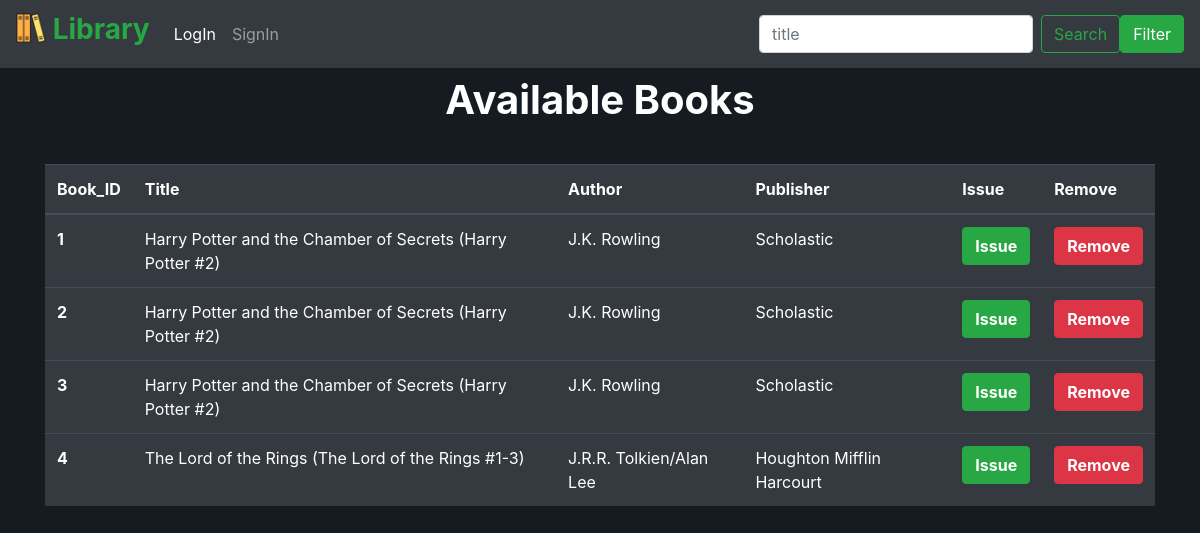
The page /library on the database its author committed.
### src/models.py (models this page shows, shortened)
class books(db.Model):
    id = db.Column('book_id' , db.Integer , primary_key=True)
    title = db.Column(db.String(100) , nullable=False)
    author = db.Column(db.String(100) , nullable=False)
    isbn = db.Column(db.String(100) , nullable=False)
    publisher = db.Column(db.String(100) , nullable=False)

### src/app.py (the view)
@app.route("/library")
def library():
    a = books.query.all()
    b = transactions.query.all()
    issued = []
    for i in b:
        issued += [i.book_id]
    if len(a)==0:
        return render_template("library.html" , data=[])
    else:
        return render_template("library.html" , data=a , issued=issued)

### src/models.py (called while the page is built)
@event.listens_for(Engine, "connect")
def set_sqlite_pragma(dbapi_connection, connection_record):
    cursor = dbapi_connection.cursor()
    cursor.execute("PRAGMA foreign_keys=ON")
    cursor.close()

### src/templates/library.html (shortened to what this page needs)
{% extends "base.html" %}
{% block mainbody %}
<center><h1 style="color: white; font-weight: bold;">Available Books</h1></center>
<div class="container-sm librarybody">
    <table class="table table-hover table-dark">
        <thead>
            <tr>
              <th scope="col">Book_ID</th>
              <th scope="col">Title</th>
              <th scope="col">Author</th>
              <th scope="col">Publisher</th>
              <th scope="col">Issue</th>
              <th scope="col">Remove</th>
            </tr>
        </thead>
        <tbody>
            {% for i in data %}
                <tr>
                    <th scope="row">{{ i.id }}</th>
                    <td>{{ i.title }}</td>
                    <td>{{ i.author }}</td>
                    <td>{{ i.publisher }}</td>
                    <td>
                        {% if i.id in issued %}
                            <h5 style="color: white; font-weight: bold;">Already Issued</h5>
                        {% else %}
                            <form action="/issue">
                                <button type="submit" class="btn btn-success" style="font-weight: bold;">Issue</button>
                            </form>
                        {% endif %}
                    </td>
                    <td>
                        {% if i.id in issued %}
                            <h5 style="color: white; font-weight: bold;">Ask to Return First</h5>
                        {% else %}
                            <form action="/removebook" method="post">
                                <button type="submit" class="btn btn-danger" style="font-weight: bold;">Remove</button>
                            </form>
                        {% endif %}
                    </td>
                </tr>
            {% endfor %}
        </tbody>
    </table>
</div>
{% endblock %}

### src/templates/base.html (shortened to what this page needs)
<!DOCTYPE html>
<html lang="en">
    <head>
        <link rel="stylesheet" href="https://cdn.jsdelivr.net/npm/bootstrap@4.6.1/dist/css/bootstrap.min.css">
        <link rel="stylesheet" href="/static/css/base.css">
    </head>
    <body>
        {% block navbar %}
            <nav class="navbar navbar-expand-lg navbar-dark bg-dark">
                <a class="navbar-brand" href="/">
                    <h3 style="font-weight: bold; color: #28a745;">
                        <img src="/static/images/books.png" width="30" height="30" class="d-inline-block align-top" alt="">
                        Library
                    </h3>
                </a>
                {% if session['email'] %}
                    <div class="collapse navbar-collapse" id="navbarTogglerDemo02">
                        <ul class="navbar-nav mr-auto mt-2 mt-lg-0">
                            <li class="nav-item active">
                                <a class="nav-link" href="/librarianinfo" style="font-weight: bold;">{{ session['name'] }}<span class="sr-only">(current)</span></a>
                            </li>
                            <li class="nav-item">
                                <a class="nav-link" href="/logout">LogOut</a>
                            </li>
                            <li class="nav-item">
                                <a class="nav-link" href="/signout">SignOut</a>
                            </li>
                            <li class="nav-item">
                                <a class="nav-link" href="/library">Library</a>
                            </li>
                            <li class="nav-item">
                                <a class="nav-link" href="/filterlibrary">FilterLibrary</a>
                            </li>
                            <li class="nav-item">
                                <a class="nav-link" href="/alltransactions">Transactions</a>
                            </li>
                            <li class="nav-item">
                                <a class="nav-link" href="/membersinfo">Members</a>
                            </li>
                            <li class="nav-item">
                                <a class="nav-link" href="/createmember">CreateMembers</a>
                            </li>
                        </ul>
                {% else %}
                    <div class="collapse navbar-collapse" id="navbarTogglerDemo02">
                        <ul class="navbar-nav mr-auto mt-2 mt-lg-0">
                            <li class="nav-item active">
                                <a class="nav-link" href="/login">LogIn<span class="sr-only">(current)</span></a>
                            </li>
                            <li class="nav-item">
                                <a class="nav-link" href="/signin">SignIn</a>
                            </li>
                        </ul>
                {% endif %}
                        <form action="/new_books" class="form-inline my-2 my-lg-0">
                            <input class="form-control mr-sm-2" type="search" placeholder="title" name="title">
                            <button class="btn btn-outline-success my-2 my-sm-0" type="submit">Search</button>
                        </form>
                        <a class="btn btn-success my-2 my-sm-0" href="/filtersearch">Filter</a>
                    </div>
            </nav>
        {% endblock %}
        {% block mainbody %}
        {% endblock %}
    </body>
</html>

### src/static/css/base.css (style rules this page uses)
body { background-color: #161b22; }
.librarybody , .filterlibrarybody { height: 75vh; overflow: scroll; margin-top: 5vh; }

### rows shown on the page
books: id "1", title "Harry Potter and the Chamber of Secrets (Harry Potter #2)", author "J.K. Rowling", publisher "Scholastic"
books: id "2", title "Harry Potter and the Chamber of Secrets (Harry Potter #2)", author "J.K. Rowling", publisher "Scholastic"
books: id "3", title "Harry Potter and the Chamber of Secrets (Harry Potter #2)", author "J.K. Rowling", publisher "Scholastic"
books: id "4", title "The Lord of the Rings (The Lord of the Rings #1-3)", author "J.R.R. Tolkien/Alan Lee", publisher "Houghton Mifflin Harcourt"
